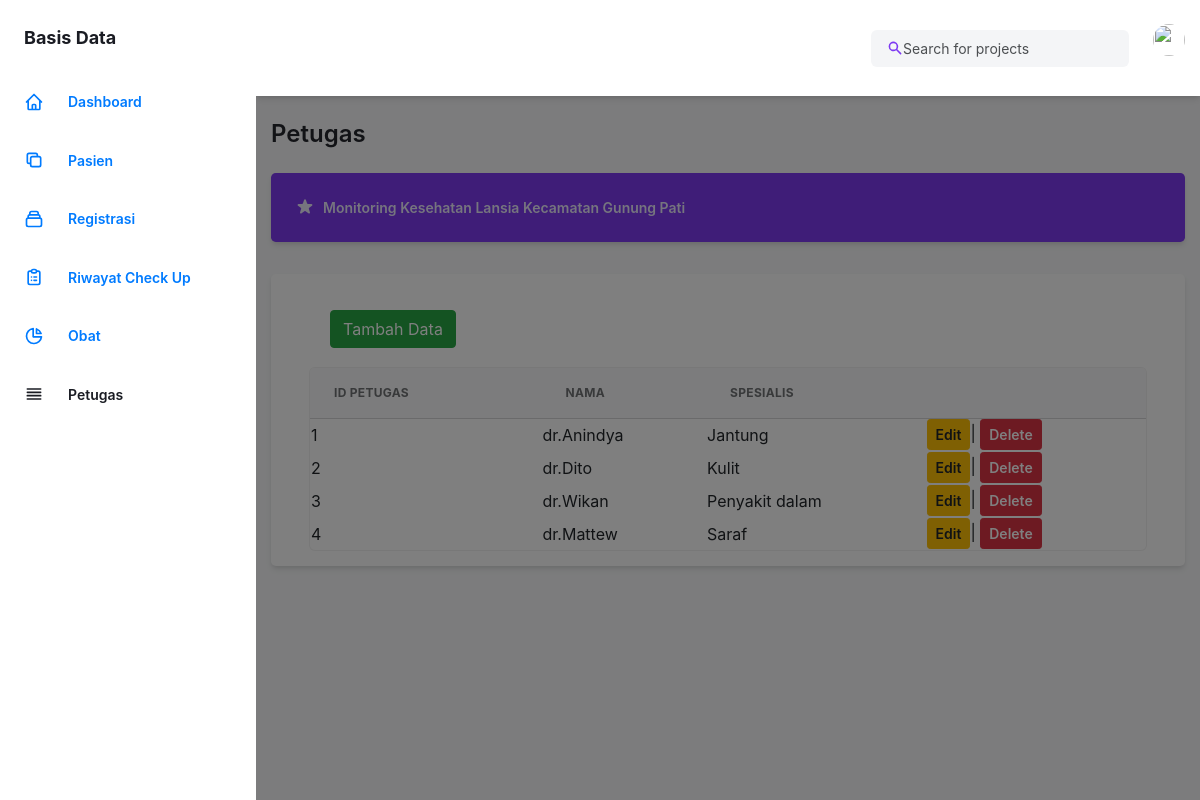
The app's page /petugas.php with its own data.
### tables this page shows
CREATE TABLE `petugas_kesehatan` (
  `id_petugas` int(11) NOT NULL,
  `nama` varchar(255) NOT NULL,
  `spesialis` char(50) NOT NULL
);

### public/petugas.php (the view, shortened to what this page needs)
<!DOCTYPE html>
<html :class="{ 'theme-dark': dark }" x-data="data()" lang="en">
  <head>
    <link rel="stylesheet" href="./assets/css/tailwind.output.css" />
  </head>
  <body>
    <div
      class="flex h-screen bg-gray-50 dark:bg-gray-900"
      :class="{ 'overflow-hidden': isSideMenuOpen}"
    >
      <aside
        class="z-20 flex-shrink-0 hidden w-64 overflow-y-auto bg-white dark:bg-gray-800 md:block"
      >
        <div class="py-4 text-gray-500 dark:text-gray-400">
          <a
            class="ml-6 text-lg font-bold text-gray-800 dark:text-gray-200"
            href="#"
          >
          Basis Data
          </a>
          <ul class="mt-6">
            <li class="relative px-6 py-3">
              <a
                class="inline-flex items-center w-full text-sm font-semibold transition-colors duration-150 hover:text-gray-800 dark:hover:text-gray-200"
                href="indexcheck.php"
              >
                <svg
                  class="w-5 h-5"
                  aria-hidden="true"
                  fill="none"
                  stroke-linecap="round"
                  stroke-linejoin="round"
                  stroke-width="2"
                  viewBox="0 0 24 24"
                  stroke="currentColor"
                >
                  <path
                    d="M3 12l2-2m0 0l7-7 7 7M5 10v10a1 1 0 001 1h3m10-11l2 2m-2-2v10a1 1 0 01-1 1h-3m-6 0a1 1 0 001-1v-4a1 1 0 011-1h2a1 1 0 011 1v4a1 1 0 001 1m-6 0h6"
                  ></path>
                </svg>
                <span class="ml-4">Dashboard</span>
              </a>
            </li>
            <li class="relative px-6 py-3">
              <a
                class="inline-flex items-center w-full text-sm font-semibold transition-colors duration-150 hover:text-gray-800 dark:hover:text-gray-200"
                href="index.php"
              >
              <svg
                  class="w-5 h-5"
                  aria-hidden="true"
                  fill="none"
                  stroke-linecap="round"
                  stroke-linejoin="round"
                  stroke-width="2"
                  viewBox="0 0 24 24"
                  stroke="currentColor"
                >
                  <path
                    d="M8 16H6a2 2 0 01-2-2V6a2 2 0 012-2h8a2 2 0 012 2v2m-6 12h8a2 2 0 002-2v-8a2 2 0 00-2-2h-8a2 2 0 00-2 2v8a2 2 0 002 2z"
                  ></path>
                </svg>
                <span class="ml-4">Pasien</span>
              </a>
            </li>
          <ul>
          <li class="relative px-6 py-3">
              <a
                class="inline-flex items-center w-full text-sm font-semibold transition-colors duration-150 hover:text-gray-800 dark:hover:text-gray-200"
                href="regist.php"
              >
                <span class="ml-4">Registrasi</span>
              </a>
            </li>
            <li class="relative px-6 py-3">
              <a
                class="inline-flex items-center w-full text-sm font-semibold transition-colors duration-150 hover:text-gray-800 dark:hover:text-gray-200"
                href="riwayat.php"
              >
                <span class="ml-4">Riwayat Check Up</span>
              </a>
            </li>
            <li class="relative px-6 py-3">
              <a
                class="inline-flex items-center w-full text-sm font-semibold transition-colors duration-150 hover:text-gray-800 dark:hover:text-gray-200"
                href="obat.php"
              >
                <svg
                  class="w-5 h-5"
                  aria-hidden="true"
                  fill="none"
                  stroke-linecap="round"
                  stroke-linejoin="round"
                  stroke-width="2"
                  viewBox="0 0 24 24"
                  stroke="currentColor"
                >
                  <path
                    d="M11 3.055A9.001 9.001 0 1020.945 13H11V3.055z"
                  ></path>
                  <path d="M20.488 9H15V3.512A9.025 9.025 0 0120.488 9z"></path>
                </svg>
                <span class="ml-4">Obat</span>
              </a>
            </li>
            <li class="relative px-6 py-3">
              <a
                class="inline-flex items-center w-full text-sm font-semibold text-gray-800 transition-colors duration-150 hover:text-gray-800 dark:hover:text-gray-200 dark:text-gray-100"
                href="petugas.php"
              >
                <svg
                  class="w-5 h-5"
                  aria-hidden="true"
                  fill="none"
                  stroke-linecap="round"
                  stroke-linejoin="round"
                  stroke-width="2"
                  viewBox="0 0 24 24"
                  stroke="currentColor"
                >
                  <path d="M4 6h16M4 10h16M4 14h16M4 18h16"></path>
                </svg>
                <span class="ml-4">Petugas</span>
              </a>
            </li>
      <li class="relative px-6 py-3">
      </aside>
      <div
        x-show="isSideMenuOpen"
        x-transition:enter="transition ease-in-out duration-150"
        x-transition:enter-start="opacity-0"
        x-transition:enter-end="opacity-100"
        x-transition:leave="transition ease-in-out duration-150"
        x-transition:leave-start="opacity-100"
        x-transition:leave-end="opacity-0"
        class="fixed inset-0 z-10 flex items-end bg-black bg-opacity-50 sm:items-center sm:justify-center"
      ></div>
      <div class="flex flex-col flex-1 w-full">
        <header class="z-10 py-4 bg-white shadow-md dark:bg-gray-800">
          <div
            class="container flex items-center justify-between h-full px-6 mx-auto text-purple-600 dark:text-purple-300"
          >
            <form action="redirect.php" method="GET" >
    <div class="relative">
        <input
            class="w-full pl-8 pr-2 text-sm text-gray-700 placeholder-gray-600 bg-gray-100 border-0 rounded-md dark:placeholder-gray-500 dark:focus:shadow-outline-gray dark:focus:placeholder-gray-600 dark:bg-gray-700 dark:text-gray-200 focus:placeholder-gray-500 focus:bg-white focus:border-purple-300 focus:outline-none focus:shadow-outline-purple form-input"
            type="text"
            name="search"
            placeholder="Search for projects"
            aria-label="Search"
        />
        <button type="submit" class="absolute inset-y-0 left-0 pl-3 flex items-center focus:outline-none">
           <svg
                    class="w-4 h-4"
                    aria-hidden="true"
                    fill="currentColor"
                    viewBox="0 0 20 20"
                  >
                    <path
                      fill-rule="evenodd"
                      d="M8 4a4 4 0 100 8 4 4 0 000-8zM2 8a6 6 0 1110.89 3.476l4.817 4.817a1 1 0 01-1.414 1.414l-4.816-4.816A6 6 0 012 8z"
                      clip-rule="evenodd"
                    ></path>
                  </svg>
        </button>
    </div>
</form>
            <ul class="flex items-center flex-shrink-0 space-x-6">
             <li class="relative">
                <button
                  class="align-middle rounded-full focus:shadow-outline-purple focus:outline-none"
                  @click="toggleProfileMenu"
                  @keydown.escape="closeProfileMenu"
                  aria-label="Account"
                  aria-haspopup="true"
                >
                  <img
                    class="object-cover w-8 h-8 rounded-full"
                    src="https://images.unsplash.com/photo-1502378735452-bc7d86632805?ixlib=rb-0.3.5&q=80&fm=jpg&crop=entropy&cs=tinysrgb&w=200&fit=max&s=aa3a807e1bbdfd4364d1f449eaa96d82"
                    alt=""
                    aria-hidden="true"
                  />
                </button>
              </li>
            </ul>
          </div>
        </header>
        <main class="h-full pb-16 overflow-y-auto">
          <div class="container grid px-6 mx-auto">
            <h2
              class="my-6 text-2xl font-semibold text-gray-700 dark:text-gray-200"
            >
              Petugas
            </h2>
            <a
              class="flex items-center justify-between p-4 mb-8 text-sm font-semibold text-purple-100 bg-purple-600 rounded-lg shadow-md focus:outline-none focus:shadow-outline-purple"
              href=" "
            >
              <div class="flex items-center">
                <span>Monitoring Kesehatan Lansia Kecamatan Gunung Pati</span>
              </div>
            </a>
            <div
              class="px-4 py-3 mb-8 bg-white rounded-lg shadow-md dark:bg-gray-800"
            >
 <link rel="stylesheet" href="https://cdn.jsdelivr.net/npm/bootstrap@4.6.2/dist/css/bootstrap.min.css">
</head>
<body>
<div class="container">
          <button type="button" class="btn btn-success float-left" style="margin:20px"
        onclick="location.href='createpetugas.php'">Tambah Data</button>
<tr
</thread>
                  <div class="w-full overflow-hidden rounded-lg shadow-xs">
              <div class="w-full overflow-x-auto">
                <table class="w-full whitespace-no-wrap">
                  <thead>
                    <tr
                      class="text-xs font-semibold tracking-wide text-left text-gray-500 uppercase border-b dark:border-gray-700 bg-gray-50 dark:text-gray-400 dark:bg-gray-800"
                    >
                      <th class="px-4 py-3">ID Petugas</th>
                      <th class="px-4 py-3">Nama</th>
                      <th class="px-4 py-3">Spesialis</th>
                      <th class="px-4 py-3"> </th>
                    </tr>
                  </thead>
                  <?php
    require 'koneksi.php';
    $hasil = mysqli_query($conn, "SELECT * FROM petugas_kesehatan ORDER BY id_petugas");
?>
<tr>
<?php
    while($data = mysqli_fetch_array($hasil)) {
        echo "<tr>";
        echo "<td>".$data['id_petugas']."</td>";
        echo "<td>".$data['nama']."</td>";
        echo "<td>".$data['spesialis']."</td>";
        echo "<td>
        <a href='updatepetugas.php?id_petugas=$data[id_petugas]' class='btn btn-warning btn-sm' style='font-weight: 600;'>Edit</a>|
        <a href='deletepetugas.php?id_petugas=$data[id_petugas] ' class='btn btn-danger btn-sm' style='font-weight: 600;'>Delete</a>
        </td>";
                echo "</tr>";
            }
             ?>
</table>
</div>
</body>
</html>

### records on screen
petugas_kesehatan: id_petugas "1", nama "dr.Anindya", spesialis "Jantung"
petugas_kesehatan: id_petugas "2", nama "dr.Dito", spesialis "Kulit"
petugas_kesehatan: id_petugas "3", nama "dr.Wikan", spesialis "Penyakit dalam"
petugas_kesehatan: id_petugas "4", nama "dr.Mattew", spesialis "Saraf"
